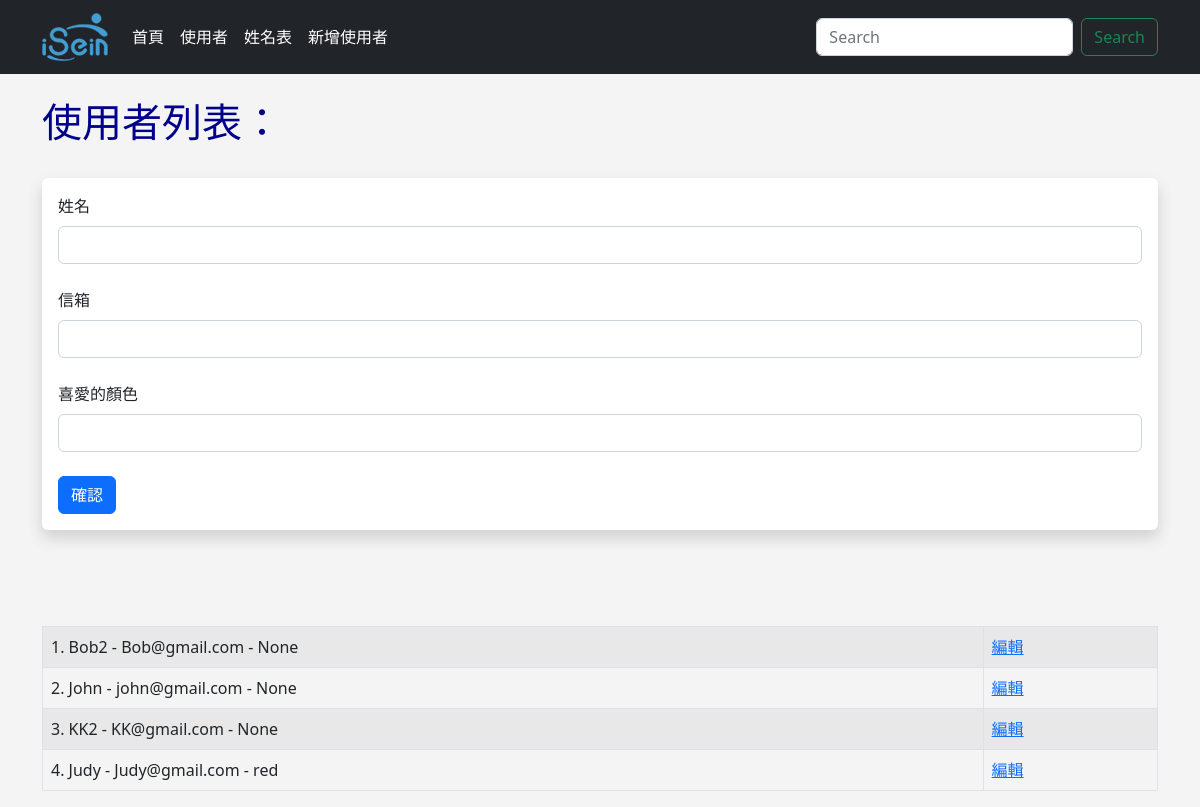
Screenshot of /user/add with the database file from the repository.
### app.py (models this page shows, shortened)
class Users(db.Model):
    id = db.Column(db.Integer, primary_key=True)
    name = db.Column(db.String(200), nullable=False)
    email = db.Column(db.String(200), nullable=False, unique=True)
    favorite_color = db.Column(db.String(120))
    date_added = db.Column(db.DateTime, default=datetime.utcnow)

### app.py (the view, shortened to what this page needs)
@app.route('/user/add', methods=['GET', 'POST'])
def add_user():
    name = None
    form = UserForm()
    our_users = Users.query.order_by(Users.date_added)
    return render_template("add_user.html",
        form=form,
        name=name,
        our_users=our_users
        )

### app.py
class UserForm(FlaskForm):
    name = StringField("姓名", validators=[DataRequired()])
    email = StringField("信箱", validators=[DataRequired()])
    favorite_color = StringField("喜愛的顏色")
    submit = SubmitField("確認")

### templates/add_user.html (shortened to what this page needs)
{% extends 'base.html' %}
{% block content %}
    {% if name %}
        <h1>Hello {{ name }}</h1>
        <br/><br/>
    {% else %}
        <h1>使用者列表：</h1>
        <br/>
        <div class="shadow p-3 mb-5 bg-body rounded">
            <form method="POST">
                {{ form.name.label(class="form-label") }}
                {{ form.name(class="form-control") }}
                <br/>
                {{ form.email.label(class="form-label") }}
                {{ form.email(class="form-control") }}
                <br/>
                {{ form.favorite_color.label(class="form-label") }}
                {{ form.favorite_color(class="form-control") }}
                <br/>
                {{ form.submit(class="btn btn-primary") }}
            </form>
        </div>
        <br/><br/>
    {% endif %}
    <table class="table table-hover table-bordered table-striped">
        {% for our_user in our_users %}
            <tr>
                <td>{{ our_user.id }}. {{ our_user.name }} - {{ our_user.email }} - {{ our_user.favorite_color }}</td>
                <td><a href="{{ url_for('update', id=our_user.id) }}">編輯</a></td>
            </tr>
        {% endfor %}
    </table>
{% endblock %}

### templates/base.html (shortened to what this page needs)
<!doctype html>
<html lang="en">
  <head>
    <link href="https://cdn.jsdelivr.net/npm/bootstrap@5.2.0/dist/css/bootstrap.min.css" rel="stylesheet">
    <link href="{{ url_for('static', filename='css/style.css') }}" rel="stylesheet">
  </head>
  <body>
    {% include 'navbar.html' %}
    <br/>
    <div class='container'>
      {% block content %}
      {% endblock %}
    </div>
  </body>
</html>

### templates/navbar.html (shortened to what this page needs)
<nav class="navbar navbar-expand-lg navbar-dark bg-dark">
    <div class="container">
      <a class="navbar-brand" href="{{ url_for('index') }}"><img src="static\images\16652396955207.png"></a>
      <div class="collapse navbar-collapse" id="navbarSupportedContent">
        <ul class="navbar-nav me-auto mb-2 mb-lg-0">
          <li class="nav-item">
            <a class="nav-link active" aria-current="page" href="{{ url_for('index') }}">首頁</a>
          </li>
          <li class="nav-item">
            <a class="nav-link active" aria-current="page" href="{{ url_for('user') }}">使用者</a>
          </li>
          <li class="nav-item">
            <a class="nav-link active" aria-current="page" href="{{ url_for('name') }}">姓名表</a>
          </li>
          <li class="nav-item">
            <a class="nav-link active" aria-current="page" href="{{ url_for('add_user') }}">新增使用者</a>
          </li>
        </ul>
        <form class="d-flex" role="search">
          <input class="form-control me-2" type="search" placeholder="Search" aria-label="Search">
          <button class="btn btn-outline-success" type="submit">Search</button>
        </form>
      </div>
    </div>
</nav>

### static/css/style.css (style rules this page uses)
h1 { color: darkblue; font-size:40px; }
body { background: #f4f4f4f0; }

### rows the page displays
Users: id "1", name "Bob2", email "Bob@gmail.com", favorite_color "None"
Users: id "2", name "John", email "john@gmail.com", favorite_color "None"
Users: id "3", name "KK2", email "KK@gmail.com", favorite_color "None"
Users: id "4", name "Judy", email "Judy@gmail.com", favorite_color "red"
